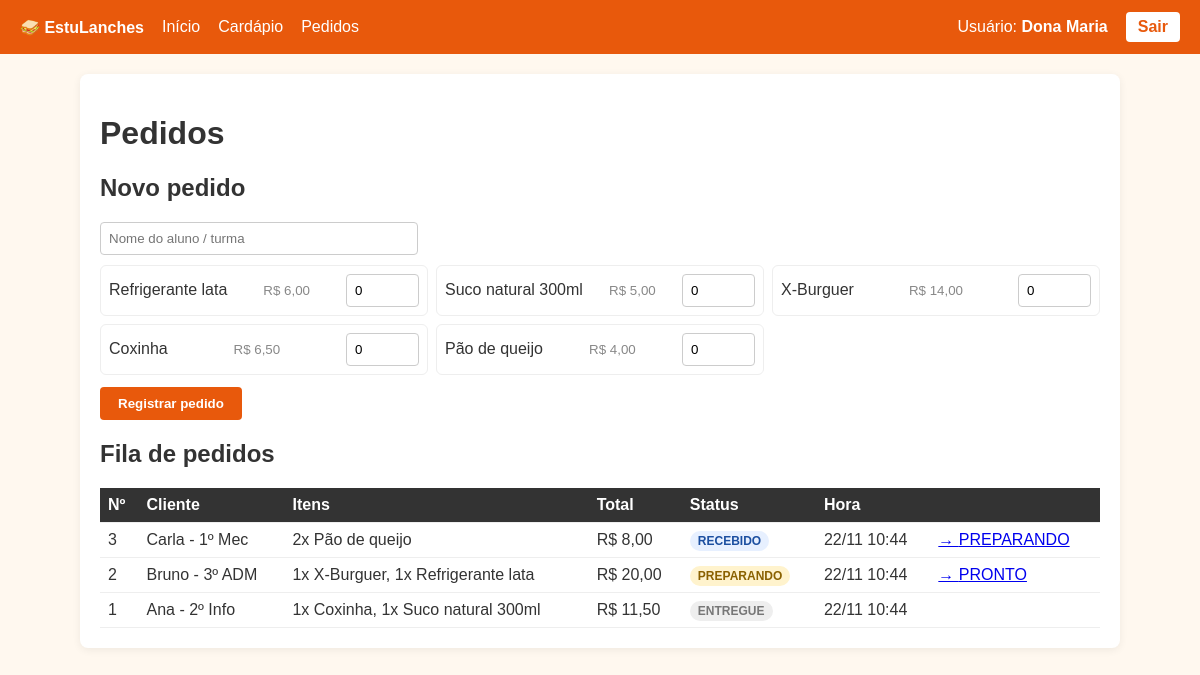
The app's page /pedidos.php (signed in) with its own data.
### tables this page shows
CREATE TABLE produtos (
    id_produto INT AUTO_INCREMENT PRIMARY KEY,
    nome       VARCHAR(100) NOT NULL,
    categoria  VARCHAR(50)  NOT NULL,
    preco      DECIMAL(8,2) NOT NULL,
    disponivel TINYINT(1)   NOT NULL DEFAULT 1
);

CREATE TABLE pedidos (
    id_pedido  INT AUTO_INCREMENT PRIMARY KEY,
    cliente    VARCHAR(100) NOT NULL,
    id_usuario INT NOT NULL,
    status     ENUM('RECEBIDO','PREPARANDO','PRONTO','ENTREGUE') NOT NULL DEFAULT 'RECEBIDO',
    total      DECIMAL(8,2) NOT NULL,
    criado_em  DATETIME NOT NULL DEFAULT CURRENT_TIMESTAMP,
    FOREIGN KEY (id_usuario) REFERENCES usuarios(id_usuario)
);

### app/funcoes.php (called while the page is built, shortened)
<?php
function proximo_status(string $status): ?string
{
    $i = array_search($status, STATUS_PEDIDO);
    if ($i === false || $i === count(STATUS_PEDIDO) - 1) {
        return null;
    }
    return STATUS_PEDIDO[$i + 1];
}
function formatar_moeda($valor): string
{
    return 'R$ ' . number_format((float) $valor, 2, ',', '.');
}
function listar_produtos(PDO $pdo, bool $so_disponiveis = false): array
{
    $sql = 'SELECT * FROM produtos';
    if ($so_disponiveis) {
        $sql .= ' WHERE disponivel = 1';
    }
    return $pdo->query($sql . ' ORDER BY categoria, nome')->fetchAll();
}
function listar_pedidos(PDO $pdo): array
{
    return $pdo->query(
        "SELECT p.*, u.nome AS atendente,
                GROUP_CONCAT(CONCAT(i.quantidade, 'x ', pr.nome) SEPARATOR ', ') AS itens
           FROM pedidos p
           JOIN usuarios u      ON u.id_usuario = p.id_usuario
           JOIN itens_pedido i  ON i.id_pedido  = p.id_pedido
           JOIN produtos pr     ON pr.id_produto = i.id_produto
          GROUP BY p.id_pedido
          ORDER BY p.criado_em DESC, p.id_pedido DESC"
    )->fetchAll();
}

### public/pedidos.php (the view, shortened to what this page needs)
<?php
require __DIR__ . '/../app/sessao.php';
$produtos = listar_produtos($pdo, true);
$pedidos  = listar_pedidos($pdo);
?>
<!DOCTYPE html>
<html lang="pt-BR">
<head>
    <link rel="stylesheet" href="estilo.css">
</head>
<body>
<?php include __DIR__ . '/../app/menu.php'; ?>
<main>
    <h1>Pedidos</h1>
    <h2>Novo pedido</h2>
    <form method="post">
        <input name="cliente" placeholder="Nome do aluno / turma" required class="cliente">
        <div class="produtos">
            <?php foreach ($produtos as $p): ?>
            <label>
                <?= htmlspecialchars($p['nome']) ?> <small><?= formatar_moeda($p['preco']) ?></small>
                <input type="number" name="qtd[<?= $p['id_produto'] ?>]" min="0" max="20" value="0">
            </label>
            <?php endforeach; ?>
        </div>
        <button type="submit">Registrar pedido</button>
    </form>
    <h2>Fila de pedidos</h2>
    <table>
        <tr><th>Nº</th><th>Cliente</th><th>Itens</th><th>Total</th><th>Status</th><th>Hora</th><th></th></tr>
        <?php foreach ($pedidos as $p): ?>
        <tr>
            <td><?= $p['id_pedido'] ?></td>
            <td><?= htmlspecialchars($p['cliente']) ?></td>
            <td><?= htmlspecialchars($p['itens']) ?></td>
            <td><?= formatar_moeda($p['total']) ?></td>
            <td><span class="status <?= strtolower($p['status']) ?>"><?= $p['status'] ?></span></td>
            <td><?= date('d/m H:i', strtotime($p['criado_em'])) ?></td>
            <td>
                <?php if (proximo_status($p['status'])): ?>
                    <a href="?avancar=<?= $p['id_pedido'] ?>">→ <?= proximo_status($p['status']) ?></a>
                <?php endif; ?>
            </td>
        </tr>
        <?php endforeach; ?>
    </table>
</main>
</body>
</html>

### public/estilo.css (style rules this page uses)
body { margin: 0; font-family: Arial, sans-serif; background: #fff8ef; color: #333; }
main { max-width: 1000px; margin: 20px auto; background: #fff; padding: 20px; border-radius: 8px; box-shadow: 0 2px 8px #0001; }
input, select { padding: 8px; border: 1px solid #ccc; border-radius: 4px; }
button { padding: 9px 18px; background: #e8590c; color: #fff; border: none; border-radius: 4px; cursor: pointer; font-weight: bold; }
.cliente { width: 300px; margin-bottom: 10px; }
.produtos { display: grid; grid-template-columns: repeat(auto-fill, minmax(250px, 1fr)); gap: 8px; margin-bottom: 12px; }
.produtos label { display: flex; justify-content: space-between; align-items: center; gap: 6px; border: 1px solid #eee; padding: 8px; border-radius: 6px; }
.produtos input { width: 55px; }
table { width: 100%; border-collapse: collapse; margin-top: 10px; }
th, td { padding: 8px; border-bottom: 1px solid #eee; text-align: left; }
th { background: #333; color: #fff; }
small { color: #888; }
.status { padding: 3px 8px; border-radius: 10px; font-size: 12px; font-weight: bold; }
.recebido { background: #e7f0ff; color: #1c4fa0; }
.preparando { background: #fff3cd; color: #8a6100; }
.entregue { background: #eee; color: #777; }

### records on screen
produtos: nome "Refrigerante lata", preco "R$ 6,00"
produtos: nome "Suco natural 300ml", preco "R$ 5,00"
produtos: nome "X-Burguer", preco "R$ 14,00"
produtos: nome "Coxinha", preco "R$ 6,50"
produtos: nome "Pão de queijo", preco "R$ 4,00"
pedidos: id_pedido "3", cliente "Carla - 1º Mec", itens "2x Pão de queijo", total "R$ 8,00", status "RECEBIDO", criado_em "22/11 10:44", status "PREPARANDO"
pedidos: id_pedido "2", cliente "Bruno - 3º ADM", itens "1x X-Burguer, 1x Refrigerante lata", total "R$ 20,00", status "PREPARANDO", criado_em "22/11 10:44", status "PRONTO"
pedidos: id_pedido "1", cliente "Ana - 2º Info", itens "1x Coxinha, 1x Suco natural 300ml", total "R$ 11,50", status "ENTREGUE", criado_em "22/11 10:44"

### other values on screen
$_SESSION['nome'] "Dona Maria"
